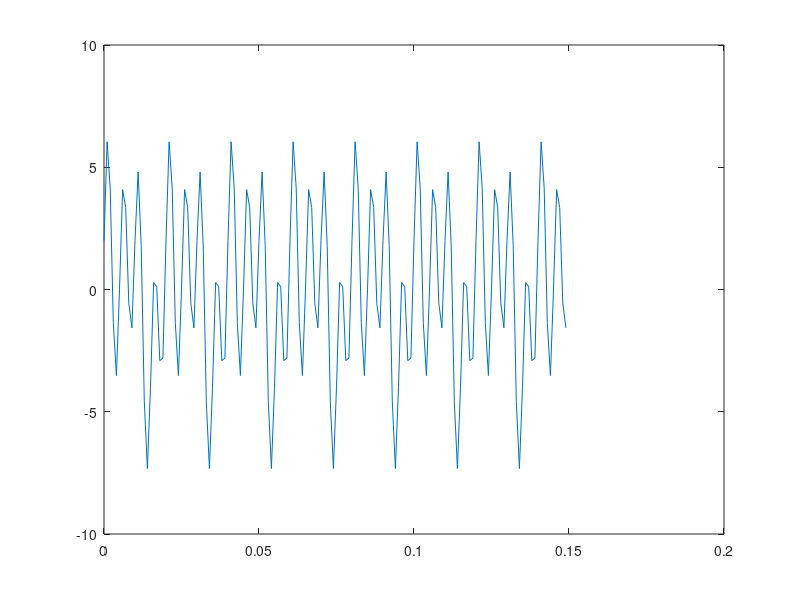
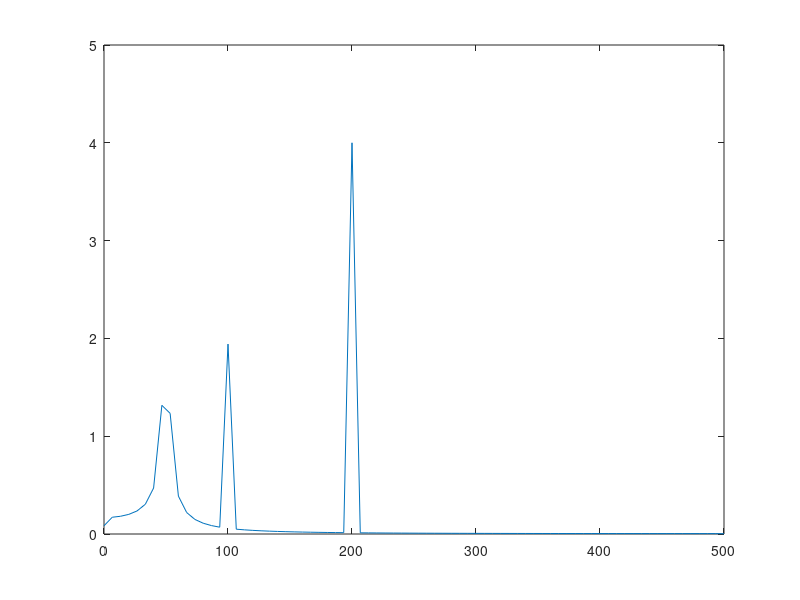
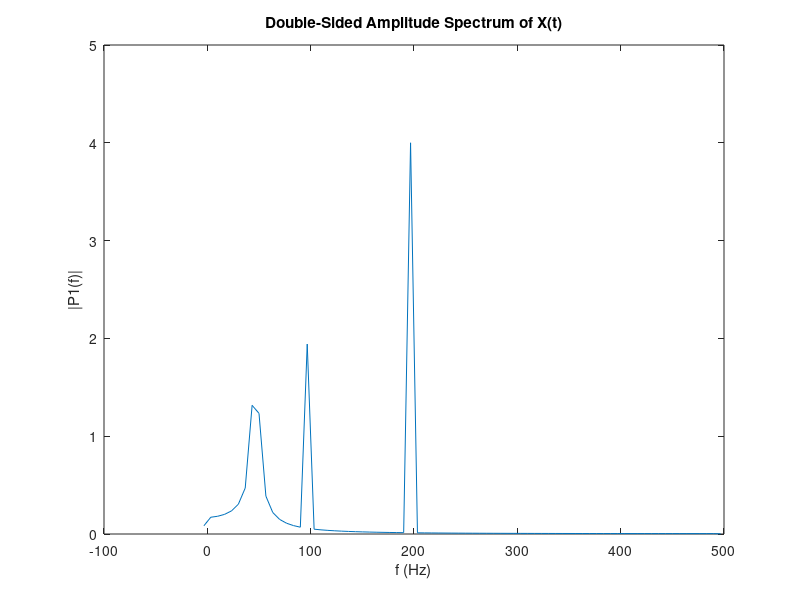

Write MATLAB code to recreate these figures, in order. (Note: this script raises an error after producing the figures.)

%%Question 1.
%a)
Fs = 1000;
T = 1/Fs;
L = 150;
t = (0:L-1)*T;
x = 2*sin(100*pi*t) + 2*cos(200*pi*t) + 4*sin(400*pi*t);
figure,plot(t,x);

%B)
Y = fft(x);
P2 = abs(Y/L);
P1 = P2(1:L/2+1);
P1(2:end-1) = 2*P1(2:end-1);
f = Fs*(0:(L/2))/L;
figure,plot(f,P1) 


f = Fs*(-1/2:L/2)/L;
figure, plot(f,P1)
title('Double-Sided Amplitude Spectrum of X(t)')
xlabel('f (Hz)')
ylabel('|P1(f)|')

%%%Question 2.
Fs = 1000;
Fn = Fs/2;                                              % Nyquist Frequency (Hz)
Wp = 149.8/Fn;                                            % Passband Frequency (Normalised)
Ws = 150/Fn;                                           % Stopband Frequency (Normalised)
Rp =   1;                                               % Passband Ripple (dB)
Rs =  50;                                               % Stopband Ripple (dB)
[n,Ws] = cheb1ord(Wp,Ws,Rp,Rs);                         % Filter Order
[z,p,k] = cheby1(n,Rs,Ws,'low');                        % Filter Design
[soslp,glp] = zp2sos(z,p,k);                            % Convert To Second-Order-Section For Stability
figure()
freqz(soslp, 2^16, Fs)
 

%%%Question 3.
Fs = 1000;
Fn = Fs/2;                                              % Nyquist Frequency (Hz)
Wp = 149.8/Fn;                                            % Passband Frequency (Normalised)
Ws = 150/Fn;                                           % Stopband Frequency (Normalised)
Rp =   1;                                               % Passband Ripple (dB)
Rs =  50;                                               % Stopband Ripple (dB)
[n,Ws] = cheb1ord(Wp,Ws,Rp,Rs);                         % Filter Order
[z,p,k] = cheby1(n,Rs,Ws,'low');                        % Filter Design
[soslp,glp] = zp2sos(z,p,k);                            % Convert To Second-Order-Section For Stability
figure()
freqz(soslp, 2^16, Fs)
 
t = -10:0.1:10;
 
x = sqrt(75)*sin(40*pi*t);
filtered_signal = filter([soslp,glp],x);
figure, plot(t,filtered_signal);


%%Question4
function Hd = hhp
 
Fstop = 195;   % Stopband Frequency
Fpass = 200;   % Passband Frequency
Astop = 60;    % Stopband Attenuation (dB)
Apass = 1;     % Passband Ripple (dB)
Fs    = 1000;  % Sampling Frequency
 
h = fdesign.highpass('fst,fp,ast,ap', Fstop, Fpass, Astop, Apass, Fs);
 
Hd = design(h, 'equiripple', ...
    'MinOrder', 'any', ...
    'StopbandShape', 'flat');
 
fs = 1e3;
t = 0:1/fs:1;
x = [1 2]*sin(2*pi*[100 300]'.*t) + randn(size(t))/5;
filtered_signal = filter(Hd,x);


%%Question5
t = -2:0.1:2;
x = 4*(ones(1,41));
figure, plot(t,x);
y = fft(x);
fs = 10;
n = length(x);          % number of samples
f = (0:n-1)*(fs/n);     % frequency range
power = abs(y).^2/n;    % power of the DFT
 
plot(f,power)
xlabel('Frequency')
ylabel('Power')
 
   



